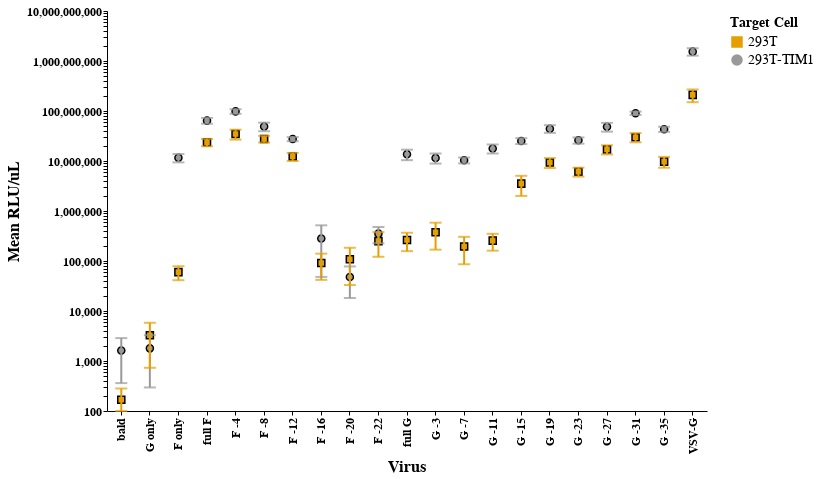

Write notebook code for a chart like this one.
### Markdown cell above
## plot ct del

### Code cell
import pandas as pd
import altair as alt

# Define custom virus order
virus_order = [
    "bald",
    "G only",
    "F only",
    "full F",
    "F -4",
    "F -8",
    "F -12",
    "F -16",
    "F -20",
    "F -22",
    "full G",
    "G -3",
    "G -7",
    "G -11",
    "G -15",
    "G -19",
    "G -23",
    "G -27",
    "G -31",
    "G -35",
    "VSV-G"
]

# Ensure category consistency and remove spaces
df_agg_exp1['virus'] = df_agg_exp1['virus'].str.strip()

# Create an explicit numerical order for sorting
virus_order_dict = {virus: i for i, virus in enumerate(virus_order)}
df_agg_exp1['virus_order'] = df_agg_exp1['virus'].map(virus_order_dict)

# Sort DataFrame before passing it to Altair
df_agg_exp1 = df_agg_exp1.sort_values('virus_order')

# Define color and shape mappings
color_mapping = {
    "293T": "#E69F00",       # Orange
    "293T-TIM1": "#999999"   # Gray
}

shape_mapping = {
    "293T": "square",        # Square for 293T
    "293T-TIM1": "circle"    # Circle for 293T-TIM1
}

# Format label expression correctly for JavaScript
label_expr = "{ " + ", ".join(f"{i}: '{v}'" for i, v in enumerate(virus_order)) + " }[datum.value]"

# Base chart with explicit sorting
base = alt.Chart(df_agg_exp1).encode(
    x=alt.X(
        'virus_order:O',  # Use numerical order for sorting
        title='Virus',
        axis=alt.Axis(
            labelAngle=270,
            labelFontSize=12,
            labelFontWeight='bold',
            titleFontSize=16,
            titleFontWeight='bold',
            values=list(range(len(virus_order))),  # Ensures Altair keeps labels
            labelExpr=label_expr  # Maps back to virus names
        )
    ),
    y=alt.Y(
        'mean_RLU_uL:Q',
        title='Mean RLU/uL',
        scale=alt.Scale(type='log', domain=[100, df_agg_exp1['upper_RLU_uL'].max()]),
        axis=alt.Axis(
            labelFontSize=12,
            labelFontWeight='bold',
            titleFontSize=16,
            titleFontWeight='bold'
        ),
    ),
    color=alt.Color(
        'cell line:N',
        scale=alt.Scale(domain=list(color_mapping.keys()), range=list(color_mapping.values())),
        legend=alt.Legend(title='Target Cell')
    ),
    shape=alt.Shape(
        'cell line:N',
        scale=alt.Scale(domain=list(shape_mapping.keys()), range=list(shape_mapping.values())),
        legend=alt.Legend(title='Target Cell')
    ),
    tooltip=[
        alt.Tooltip('virus:N', title='Virus'),
        alt.Tooltip('cell line:N', title='Target Cell'),
        alt.Tooltip('mean_RLU_uL:Q', title='Mean RLU/uL'),
        alt.Tooltip('std_RLU_uL:Q', title='Standard Deviation')
    ]
)

# Points for the mean with fixed shape encoding
points = base.mark_point(size=50, filled=True, stroke="black", strokeWidth=1.5, opacity=1).add_params(hover)

# Highlight nearest point
highlight = base.transform_filter(hover).mark_circle(size=200, color="red")

# Error bars with custom color
error_bars = alt.Chart(df_agg_exp1).mark_rule(size=2).encode(
    x='virus_order:O',
    y='lower_RLU_uL:Q',
    y2='upper_RLU_uL:Q',
    color=alt.Color(
        'cell line:N',
        scale=alt.Scale(domain=list(color_mapping.keys()), range=list(color_mapping.values()))
    )
)

# Error bar caps with correct color
error_caps = (
    alt.Chart(df_agg_exp1).mark_tick(size=12, thickness=2, orient='horizontal').encode(
        x='virus_order:O',
        y='lower_RLU_uL:Q',
        color=alt.Color(
            'cell line:N',
            scale=alt.Scale(domain=list(color_mapping.keys()), range=list(color_mapping.values()))
        )
    ) +
    alt.Chart(df_agg_exp1).mark_tick(size=12, thickness=2, orient='horizontal').encode(
        x='virus_order:O',
        y='upper_RLU_uL:Q',
        color=alt.Color(
            'cell line:N',
            scale=alt.Scale(domain=list(color_mapping.keys()), range=list(color_mapping.values()))
        )
    )
)

# Combine layers
combined_chart = (points + error_bars + error_caps + highlight).properties(
    width=600,
    height=400
).configure_axis(
    labelFontSize=8,
    labelFontWeight='bold',
    titleFontSize=12,
    titleFontWeight='bold',
    grid=False
).configure_view(
    strokeWidth=2
)

combined_chart.save("03_output/plots/Titer_Ctdel.html")

# Display the chart
combined_chart

### Figure 1 — Vega-Lite specification as saved in the notebook (floating-point values rounded to 4 significant figures)
{"config": {"background": "transparent", "title": {"fontSize": 20, "fontWeight": "normal", "font": "Helvetica", "anchor": "start", "color": "#000000", "orient": "top", "offset": 5, "subtitleColor": "gray", "subtitleFont": "Helvetica", "subtitleFontWeight": "normal", "subtitleFontSize": 18, "subtitlePadding": 2}, "axis": {"domain": true, "domainColor": "black", "domainWidth": 1, "grid": false, "gridColor": "#DEDDDD", "gridWidth": 0.5, "labelFont": "Helvetica", "labelFontSize": 8, "labelFlush": false, "labelFontWeight": "bold", "labelPadding": 2, "tickColor": "black", "tickSize": 4, "tickWidth": 1, "titleFont": "Helvetica", "titleAlign": "center", "titleFontWeight": "bold", "titleFontSize": 12, "titlePadding": 5}, "legend": {"labelFont": "Helvetica", "labelFontSize": 14, "symbolSize": 100, "titleFont": "Helvetica", "titleFontSize": 14, "titleFontWeight": "bold", "padding": 5, "titleLimit": 200, "gradientLength": 100}, "range": {"category": ["#4e79a7", "#f28e2c", "#e15759", "#76b7b2", "#59a14f", "#edc949", "#af7aa1", "#ff9da7", "#9c755f", "#bab0ab"], "diverging": ["#c7e9b4", "#7fcdbb", "#41b6c4", "#1d91c0", "#225ea8", "#253494"]}, "view": {"stroke": "transparent", "strokeWidth": 2}, "text": {"font": "Helvetica Light", "fontSize": 14}}, "layer": [{"mark": {"type": "point", "filled": true, "opacity": 1, "size": 50, "stroke": "black", "strokeWidth": 1.5}, "encoding": {"color": {"field": "cell line", "legend": {"title": "Target Cell"}, "scale": {"domain": ["293T", "293T-TIM1"], "range": ["#E69F00", "#999999"]}, "type": "nominal"}, "shape": {"field": "cell line", "legend": {"title": "Target Cell"}, "scale": {"domain": ["293T", "293T-TIM1"], "range": ["square", "circle"]}, "type": "nominal"}, "tooltip": [{"field": "virus", "title": "Virus", "type": "nominal"}, {"field": "cell line", "title": "Target Cell", "type": "nominal"}, {"field": "mean_RLU_uL", "title": "Mean RLU/uL", "type": "quantitative"}, {"field": "std_RLU_uL", "title": "Standard Deviation", "type": "quantitative"}], "x": {"axis": {"labelAngle": 270, "labelExpr": "{ 0: 'bald', 1: 'G only', 2: 'F only', 3: 'full F', 4: 'F -4', 5: 'F -8', 6: 'F -12', 7: 'F -16', 8: 'F -20', 9: 'F -22', 10: 'full G', 11: 'G -3', 12: 'G -7', 13: 'G -11', 14: 'G -15', 15: 'G -19', 16: 'G -23', 17: 'G -27', 18: 'G -31', 19: 'G -35', 20: 'VSV-G' }[datum.value]", "labelFontSize": 12, "labelFontWeight": "bold", "titleFontSize": 16, "titleFontWeight": "bold", "values": [0, 1, 2, 3, 4, 5, 6, 7, 8, 9, 10, 11, 12, 13, 14, 15, 16, 17, 18, 19, 20]}, "field": "virus_order", "title": "Virus", "type": "ordinal"}, "y": {"axis": {"labelFontSize": 12, "labelFontWeight": "bold", "titleFontSize": 16, "titleFontWeight": "bold"}, "field": "mean_RLU_uL", "scale": {"domain": [100, 1800000000.0], "type": "log"}, "title": "Mean RLU/uL", "type": "quantitative"}}, "name": "view_12"}, {"mark": {"type": "rule", "size": 2}, "encoding": {"color": {"field": "cell line", "scale": {"domain": ["293T", "293T-TIM1"], "range": ["#E69F00", "#999999"]}, "type": "nominal"}, "x": {"field": "virus_order", "type": "ordinal"}, "y": {"field": "lower_RLU_uL", "type": "quantitative"}, "y2": {"field": "upper_RLU_uL"}}}, {"layer": [{"mark": {"type": "tick", "orient": "horizontal", "size": 12, "thickness": 2}, "encoding": {"color": {"field": "cell line", "scale": {"domain": ["293T", "293T-TIM1"], "range": ["#E69F00", "#999999"]}, "type": "nominal"}, "x": {"field": "virus_order", "type": "ordinal"}, "y": {"field": "lower_RLU_uL", "type": "quantitative"}}}, {"mark": {"type": "tick", "orient": "horizontal", "size": 12, "thickness": 2}, "encoding": {"color": {"field": "cell line", "scale": {"domain": ["293T", "293T-TIM1"], "range": ["#E69F00", "#999999"]}, "type": "nominal"}, "x": {"field": "virus_order", "type": "ordinal"}, "y": {"field": "upper_RLU_uL", "type": "quantitative"}}}]}, {"mark": {"type": "circle", "color": "red", "size": 200}, "encoding": {"color": {"field": "cell line", "legend": {"title": "Target Cell"}, "scale": {"domain": ["293T", "293T-TIM1"], "range": ["#E69F00", "#999999"]}, "type": "nominal"}, "shape": {"field": "cell line", "legend": {"title": "Target Cell"}, "scale": {"domain": ["293T", "293T-TIM1"], "range": ["square", "circle"]}, "type": "nominal"}, "tooltip": [{"field": "virus", "title": "Virus", "type": "nominal"}, {"field": "cell line", "title": "Target Cell", "type": "nominal"}, {"field": "mean_RLU_uL", "title": "Mean RLU/uL", "type": "quantitative"}, {"field": "std_RLU_uL", "title": "Standard Deviation", "type": "quantitative"}], "x": {"axis": {"labelAngle": 270, "labelExpr": "{ 0: 'bald', 1: 'G only', 2: 'F only', 3: 'full F', 4: 'F -4', 5: 'F -8', 6: 'F -12', 7: 'F -16', 8: 'F -20', 9: 'F -22', 10: 'full G', 11: 'G -3', 12: 'G -7', 13: 'G -11', 14: 'G -15', 15: 'G -19', 16: 'G -23', 17: 'G -27', 18: 'G -31', 19: 'G -35', 20: 'VSV-G' }[datum.value]", "labelFontSize": 12, "labelFontWeight": "bold", "titleFontSize": 16, "titleFontWeight": "bold", "values": [0, 1, 2, 3, 4, 5, 6, 7, 8, 9, 10, 11, 12, 13, 14, 15, 16, 17, 18, 19, 20]}, "field": "virus_order", "title": "Virus", "type": "ordinal"}, "y": {"axis": {"labelFontSize": 12, "labelFontWeight": "bold", "titleFontSize": 16, "titleFontWeight": "bold"}, "field": "mean_RLU_uL", "scale": {"domain": [100, 1800000000.0], "type": "log"}, "title": "Mean RLU/uL", "type": "quantitative"}}, "transform": [{"filter": {"param": "param_2", "empty": false}}]}], "data": {"name": "data-c53bf12b965a07c727e1230ac563b060"}, "height": 400, "params": [{"name": "param_2", "select": {"type": "point", "fields": ["virus", "replicate"], "nearest": true, "on": "mouseover"}, "views": ["view_12"]}], "width": 600, "$schema": "https://vega.github.io/schema/vega-lite/v5.20.1.json", "datasets": {"data-c53bf12b965a07c727e1230ac563b060": [{"virus": "bald", "cell line": "293T", "experiment": "ct del", "mean_RLU_uL": 167.6, "std_RLU_uL": 114.5, "lower_RLU_uL": 100.0, "upper_RLU_uL": 282.0, "virus_order": 0}, {"virus": "bald", "cell line": "293T-TIM1", "experiment": "ct del", "mean_RLU_uL": 1615.0, "std_RLU_uL": 1254.0, "lower_RLU_uL": 361.5, "upper_RLU_uL": 2869.0, "virus_order": 0}, {"virus": "G only", "cell line": "293T-TIM1", "experiment": "ct del", "mean_RLU_uL": 1790.0, "std_RLU_uL": 1494.0, "lower_RLU_uL": 295.9, "upper_RLU_uL": 3285.0, "virus_order": 1}, {"virus": "G only", "cell line": "293T", "experiment": "ct del", "mean_RLU_uL": 3274.0, "std_RLU_uL": 2542.0, "lower_RLU_uL": 732.3, "upper_RLU_uL": 5817.0, "virus_order": 1}, {"virus": "F only", "cell line": "293T", "experiment": "ct del", "mean_RLU_uL": 59920.0, "std_RLU_uL": 18600.0, "lower_RLU_uL": 41320.0, "upper_RLU_uL": 78520.0, "virus_order": 2}, {"virus": "F only", "cell line": "293T-TIM1", "experiment": "ct del", "mean_RLU_uL": 11580000.0, "std_RLU_uL": 2189000.0, "lower_RLU_uL": 9390000.0, "upper_RLU_uL": 13770000.0, "virus_order": 2}, {"virus": "full F", "cell line": "293T-TIM1", "experiment": "ct del", "mean_RLU_uL": 64150000.0, "std_RLU_uL": 8405000.0, "lower_RLU_uL": 55750000.0, "upper_RLU_uL": 72560000.0, "virus_order": 3}, {"virus": "full F", "cell line": "293T", "experiment": "ct del", "mean_RLU_uL": 23680000.0, "std_RLU_uL": 4031000.0, "lower_RLU_uL": 19650000.0, "upper_RLU_uL": 27710000.0, "virus_order": 3}, {"virus": "F -4", "cell line": "293T-TIM1", "experiment": "ct del", "mean_RLU_uL": 98180000.0, "std_RLU_uL": 10360000.0, "lower_RLU_uL": 87820000.0, "upper_RLU_uL": 108500000.0, "virus_order": 4}, {"virus": "F -4", "cell line": "293T", "experiment": "ct del", "mean_RLU_uL": 34540000.0, "std_RLU_uL": 7795000.0, "lower_RLU_uL": 26740000.0, "upper_RLU_uL": 42330000.0, "virus_order": 4}, {"virus": "F -8", "cell line": "293T", "experiment": "ct del", "mean_RLU_uL": 27610000.0, "std_RLU_uL": 4162000.0, "lower_RLU_uL": 23450000.0, "upper_RLU_uL": 31780000.0, "virus_order": 5}, {"virus": "F -8", "cell line": "293T-TIM1", "experiment": "ct del", "mean_RLU_uL": 48950000.0, "std_RLU_uL": 9516000.0, "lower_RLU_uL": 39430000.0, "upper_RLU_uL": 58460000.0, "virus_order": 5}, {"virus": "F -12", "cell line": "293T", "experiment": "ct del", "mean_RLU_uL": 12260000.0, "std_RLU_uL": 2250000.0, "lower_RLU_uL": 10010000.0, "upper_RLU_uL": 14510000.0, "virus_order": 6}, {"virus": "F -12", "cell line": "293T-TIM1", "experiment": "ct del", "mean_RLU_uL": 27460000.0, "std_RLU_uL": 2587000.0, "lower_RLU_uL": 24870000.0, "upper_RLU_uL": 30040000.0, "virus_order": 6}, {"virus": "F -16", "cell line": "293T-TIM1", "experiment": "ct del", "mean_RLU_uL": 282600.0, "std_RLU_uL": 234500.0, "lower_RLU_uL": 48040.0, "upper_RLU_uL": 517100.0, "virus_order": 7}, {"virus": "F -16", "cell line": "293T", "experiment": "ct del", "mean_RLU_uL": 91100.0, "std_RLU_uL": 49140.0, "lower_RLU_uL": 41960.0, "upper_RLU_uL": 140200.0, "virus_order": 7}, {"virus": "F -20", "cell line": "293T-TIM1", "experiment": "ct del", "mean_RLU_uL": 48030.0, "std_RLU_uL": 29840.0, "lower_RLU_uL": 18190.0, "upper_RLU_uL": 77860.0, "virus_order": 8}, {"virus": "F -20", "cell line": "293T", "experiment": "ct del", "mean_RLU_uL": 108500.0, "std_RLU_uL": 75380.0, "lower_RLU_uL": 33130.0, "upper_RLU_uL": 183900.0, "virus_order": 8}, {"virus": "F -22", "cell line": "293T-TIM1", "experiment": "ct del", "mean_RLU_uL": 352300.0, "std_RLU_uL": 126400.0, "lower_RLU_uL": 226000.0, "upper_RLU_uL": 478700.0, "virus_order": 9}, {"virus": "F -22", "cell line": "293T", "experiment": "ct del", "mean_RLU_uL": 249800.0, "std_RLU_uL": 128300.0, "lower_RLU_uL": 121500.0, "upper_RLU_uL": 378200.0, "virus_order": 9}, {"virus": "full G", "cell line": "293T", "experiment": "ct del", "mean_RLU_uL": 262500.0, "std_RLU_uL": 104900.0, "lower_RLU_uL": 157600.0, "upper_RLU_uL": 367400.0, "virus_order": 10}, {"virus": "full G", "cell line": "293T-TIM1", "experiment": "ct del", "mean_RLU_uL": 13620000.0, "std_RLU_uL": 3228000.0, "lower_RLU_uL": 10390000.0, "upper_RLU_uL": 16850000.0, "virus_order": 10}, {"virus": "G -3", "cell line": "293T", "experiment": "ct del", "mean_RLU_uL": 376400.0, "std_RLU_uL": 207900.0, "lower_RLU_uL": 168500.0, "upper_RLU_uL": 584400.0, "virus_order": 11}, {"virus": "G -3", "cell line": "293T-TIM1", "experiment": "ct del", "mean_RLU_uL": 11500000.0, "std_RLU_uL": 2620000.0, "lower_RLU_uL": 8876000.0, "upper_RLU_uL": 14120000.0, "virus_order": 11}, {"virus": "G -7", "cell line": "293T-TIM1", "experiment": "ct del", "mean_RLU_uL": 10340000.0, "std_RLU_uL": 1383000.0, "lower_RLU_uL": 8959000.0, "upper_RLU_uL": 11720000.0, "virus_order": 12}, {"virus": "G -7", "cell line": "293T", "experiment": "ct del", "mean_RLU_uL": 195300.0, "std_RLU_uL": 109200.0, "lower_RLU_uL": 86070.0, "upper_RLU_uL": 304500.0, "virus_order": 12}, {"virus": "G -11", "cell line": "293T-TIM1", "experiment": "ct del", "mean_RLU_uL": 17760000.0, "std_RLU_uL": 3634000.0, "lower_RLU_uL": 14120000.0, "upper_RLU_uL": 21390000.0, "virus_order": 13}, {"virus": "G -11", "cell line": "293T", "experiment": "ct del", "mean_RLU_uL": 255400.0, "std_RLU_uL": 94530.0, "lower_RLU_uL": 160900.0, "upper_RLU_uL": 349900.0, "virus_order": 13}, {"virus": "G -15", "cell line": "293T", "experiment": "ct del", "mean_RLU_uL": 3528000.0, "std_RLU_uL": 1527000.0, "lower_RLU_uL": 2001000.0, "upper_RLU_uL": 5056000.0, "virus_order": 14}, {"virus": "G -15", "cell line": "293T-TIM1", "experiment": "ct del", "mean_RLU_uL": 25210000.0, "std_RLU_uL": 3425000.0, "lower_RLU_uL": 21790000.0, "upper_RLU_uL": 28640000.0, "virus_order": 14}, {"virus": "G -19", "cell line": "293T", "experiment": "ct del", "mean_RLU_uL": 9333000.0, "std_RLU_uL": 2104000.0, "lower_RLU_uL": 7229000.0, "upper_RLU_uL": 11440000.0, "virus_order": 15}, {"virus": "G -19", "cell line": "293T-TIM1", "experiment": "ct del", "mean_RLU_uL": 44300000.0, "std_RLU_uL": 7744000.0, "lower_RLU_uL": 36560000.0, "upper_RLU_uL": 52050000.0, "virus_order": 15}, {"virus": "G -23", "cell line": "293T", "experiment": "ct del", "mean_RLU_uL": 6107000.0, "std_RLU_uL": 1236000.0, "lower_RLU_uL": 4871000.0, "upper_RLU_uL": 7344000.0, "virus_order": 16}, {"virus": "G -23", "cell line": "293T-TIM1", "experiment": "ct del", "mean_RLU_uL": 25900000.0, "std_RLU_uL": 3691000.0, "lower_RLU_uL": 22210000.0, "upper_RLU_uL": 29590000.0, "virus_order": 16}, {"virus": "G -27", "cell line": "293T", "experiment": "ct del", "mean_RLU_uL": 17080000.0, "std_RLU_uL": 3563000.0, "lower_RLU_uL": 13520000.0, "upper_RLU_uL": 20650000.0, "virus_order": 17}, {"virus": "G -27", "cell line": "293T-TIM1", "experiment": "ct del", "mean_RLU_uL": 48230000.0, "std_RLU_uL": 9547000.0, "lower_RLU_uL": 38680000.0, "upper_RLU_uL": 57770000.0, "virus_order": 17}, {"virus": "G -31", "cell line": "293T", "experiment": "ct del", "mean_RLU_uL": 29920000.0, "std_RLU_uL": 6247000.0, "lower_RLU_uL": 23670000.0, "upper_RLU_uL": 36170000.0, "virus_order": 18}, {"virus": "G -31", "cell line": "293T-TIM1", "experiment": "ct del", "mean_RLU_uL": 90450000.0, "std_RLU_uL": 6868000.0, "lower_RLU_uL": 83580000.0, "upper_RLU_uL": 97320000.0, "virus_order": 18}, {"virus": "G -35", "cell line": "293T", "experiment": "ct del", "mean_RLU_uL": 9710000.0, "std_RLU_uL": 2376000.0, "lower_RLU_uL": 7334000.0, "upper_RLU_uL": 12090000.0, "virus_order": 19}, {"virus": "G -35", "cell line": "293T-TIM1", "experiment": "ct del", "mean_RLU_uL": 43310000.0, "std_RLU_uL": 5104000.0, "lower_RLU_uL": 38200000.0, "upper_RLU_uL": 48410000.0, "virus_order": 19}, {"virus": "VSV-G", "cell line": "293T", "experiment": "ct del", "mean_RLU_uL": 209800000.0, "std_RLU_uL": 59950000.0, "lower_RLU_uL": 149900000.0, "upper_RLU_uL": 269800000.0, "virus_order": 20}, {"virus": "VSV-G", "cell line": "293T-TIM1", "experiment": "ct del", "mean_RLU_uL": 1539000000.0, "std_RLU_uL": 260700000.0, "lower_RLU_uL": 1279000000.0, "upper_RLU_uL": 1800000000.0, "virus_order": 20}]}}
